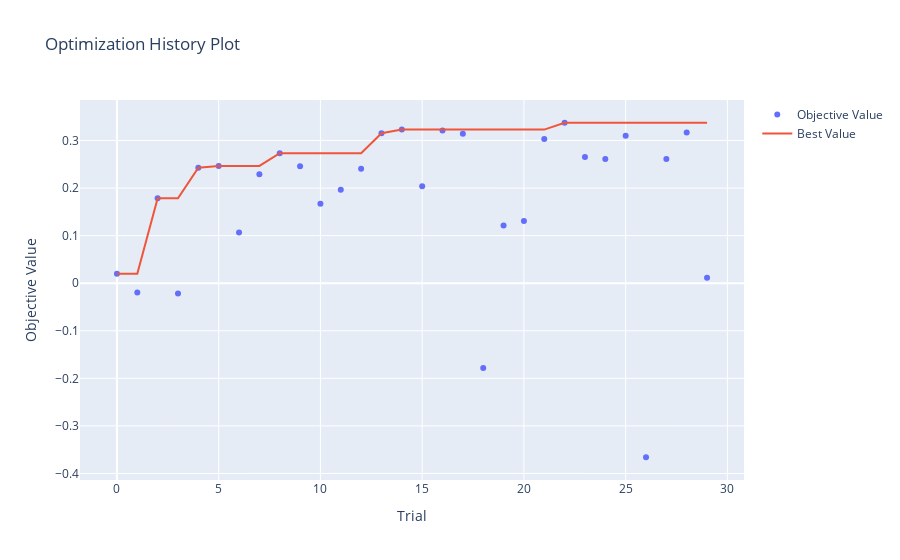
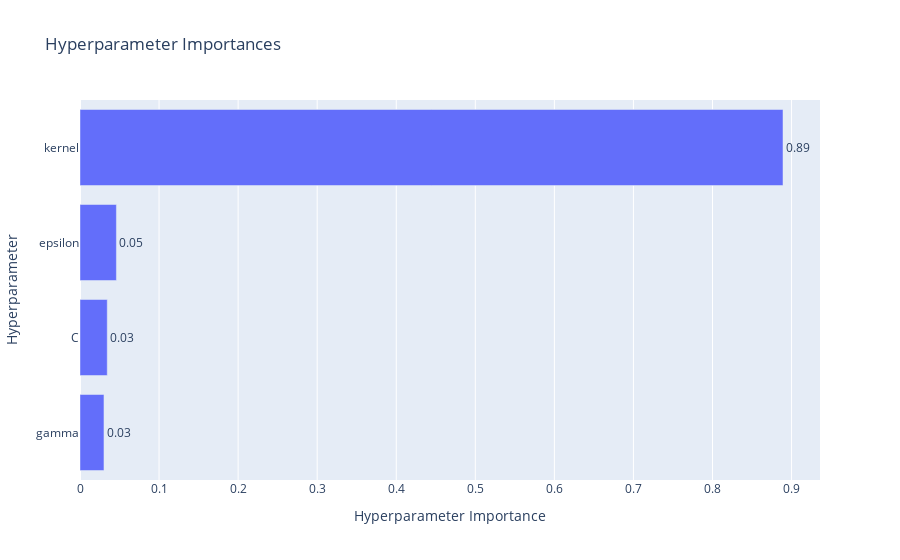

The notebook cell saved with these charts, in order:
### Code cell
print(f"Лучшие параметры для SVR:")
print(study_svr.best_params)
print(f"Лучший R2: {study_svr.best_value:.4f}")

fig = optuna.visualization.plot_optimization_history(study_svr)
fig.show()

fig = optuna.visualization.plot_param_importances(study_svr)
fig.show()

### Figure 1 — Plotly figure (JSON) as saved in the notebook; plotly's stock layout.template omitted (floating-point values rounded to 4 significant figures)
{"data": [{"mode": "markers", "name": "Objective Value", "type": "scatter", "x": [0, 1, 2, 3, 4, 5, 6, 7, 8, 9, 10, 11, 12, 13, 14, 15, 16, 17, 18, 19, 20, 21, 22, 23, 24, 25, 26, 27, 28, 29], "y": [0.01969, -0.01969, 0.1783, -0.02149, 0.2427, 0.2466, 0.1066, 0.2288, 0.2731, 0.2459, 0.1668, 0.1962, 0.2408, 0.3152, 0.3229, 0.204, 0.3211, 0.3144, -0.1785, 0.1212, 0.1306, 0.3031, 0.3373, 0.2651, 0.2609, 0.3097, -0.3659, 0.261, 0.3168, 0.01138]}, {"mode": "lines", "name": "Best Value", "type": "scatter", "x": [0, 1, 2, 3, 4, 5, 6, 7, 8, 9, 10, 11, 12, 13, 14, 15, 16, 17, 18, 19, 20, 21, 22, 23, 24, 25, 26, 27, 28, 29], "y": [0.01969, 0.01969, 0.1783, 0.1783, 0.2427, 0.2466, 0.2466, 0.2466, 0.2731, 0.2731, 0.2731, 0.2731, 0.2731, 0.3152, 0.3229, 0.3229, 0.3229, 0.3229, 0.3229, 0.3229, 0.3229, 0.3229, 0.3373, 0.3373, 0.3373, 0.3373, 0.3373, 0.3373, 0.3373, 0.3373]}, {"marker": {"color": "#cccccc"}, "mode": "markers", "name": "Infeasible Trial", "showlegend": false, "type": "scatter", "x": [], "y": []}], "layout": {"title": {"text": "Optimization History Plot"}, "xaxis": {"title": {"text": "Trial"}}, "yaxis": {"title": {"text": "Objective Value"}}}}

### Figure 2 — Plotly figure (JSON) as saved in the notebook; plotly's stock layout.template omitted (floating-point values rounded to 4 significant figures)
{"data": [{"cliponaxis": false, "hovertemplate": ["gamma (FloatDistribution): 0.03031639889592824<extra></extra>", "C (FloatDistribution): 0.034465288430545644<extra></extra>", "epsilon (FloatDistribution): 0.046043052641506446<extra></extra>", "kernel (CategoricalDistribution): 0.8891752600320197<extra></extra>"], "name": "Objective Value", "orientation": "h", "text": ["0.03", "0.03", "0.05", "0.89"], "textposition": "outside", "type": "bar", "x": [0.03032, 0.03447, 0.04604, 0.8892], "y": ["gamma", "C", "epsilon", "kernel"]}], "layout": {"title": {"text": "Hyperparameter Importances"}, "xaxis": {"title": {"text": "Hyperparameter Importance"}}, "yaxis": {"title": {"text": "Hyperparameter"}}}}
